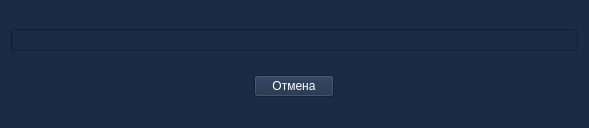
<?xml version="1.0" encoding="UTF-8"?>
<ui version="4.0">
 <class>Form</class>
 <widget class="QWidget" name="Form">
  <property name="geometry">
   <rect>
    <x>0</x>
    <y>0</y>
    <width>589</width>
    <height>128</height>
   </rect>
  </property>
  <property name="minimumSize">
   <size>
    <width>589</width>
    <height>128</height>
   </size>
  </property>
  <property name="maximumSize">
   <size>
    <width>589</width>
    <height>128</height>
   </size>
  </property>
  <property name="windowTitle">
   <string>Form</string>
  </property>
  <property name="styleSheet">
   <string notr="true">background-color: rgb(25, 43, 69);</string>
  </property>
  <layout class="QGridLayout" name="gridLayout">
   <item row="0" column="0">
    <widget class="QProgressBar" name="ProgressBar">
     <property name="styleSheet">
      <string notr="true">color: rgb(25, 43, 69);</string>
     </property>
     <property name="value">
      <number>0</number>
     </property>
     <property name="alignment">
      <set>Qt::AlignHCenter|Qt::AlignTop</set>
     </property>
     <property name="textVisible">
      <bool>true</bool>
     </property>
     <property name="orientation">
      <enum>Qt::Horizontal</enum>
     </property>
     <property name="invertedAppearance">
      <bool>false</bool>
     </property>
     <property name="textDirection">
      <enum>QProgressBar::TopToBottom</enum>
     </property>
     <property name="format">
      <string>%p%</string>
     </property>
    </widget>
   </item>
   <item row="1" column="0" alignment="Qt::AlignHCenter">
    <widget class="QPushButton" name="cencel_button">
     <property name="styleSheet">
      <string notr="true">color: rgb(255, 255, 255);</string>
     </property>
     <property name="text">
      <string>Отмена</string>
     </property>
    </widget>
   </item>
  </layout>
 </widget>
 <resources/>
 <connections/>
</ui>
